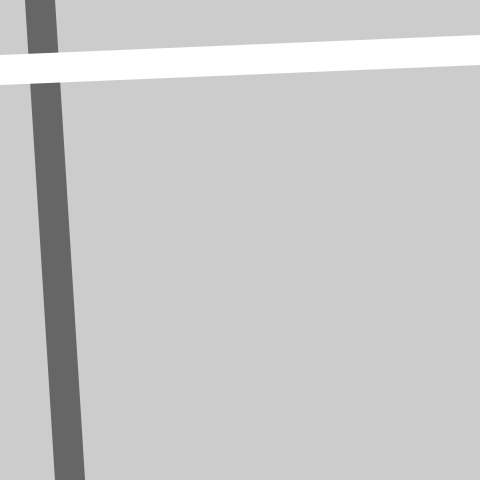
Frame 1 (no input)
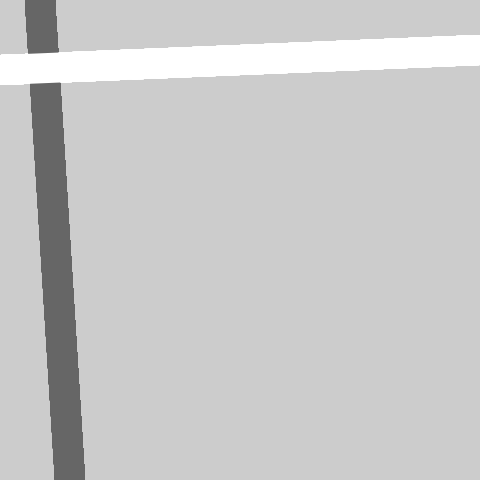
Frame 60 (no input)
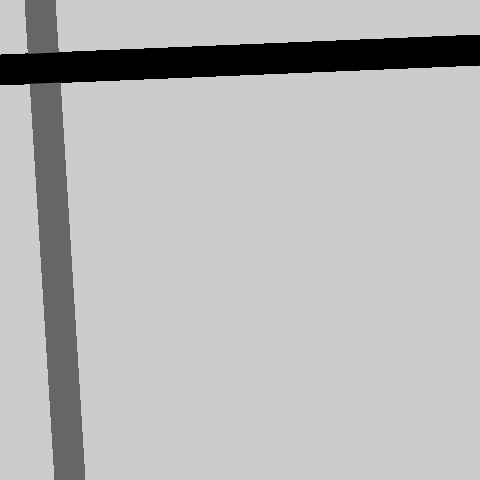
Frame 120 (the mouse pressed at the canvas centre since frame 60)

The p5.js sketch that drew these frames (run headless with seeded random() and noise() and a simulated clock; from frame 60 on, the mouse is pressed at the canvas centre):

// p5.js sketch
// ── sketch.js
function setup() {
    createCanvas(480, 480);
    strokeWeight(30);
    background(204);

}

function draw() {
  stroke(102);
  line(40,0,70,height);

  if (mouseIsPressed == true) {
    stroke(0);
  }else{
      stroke(255);
  }
  line(0,70,width,50);
  }
